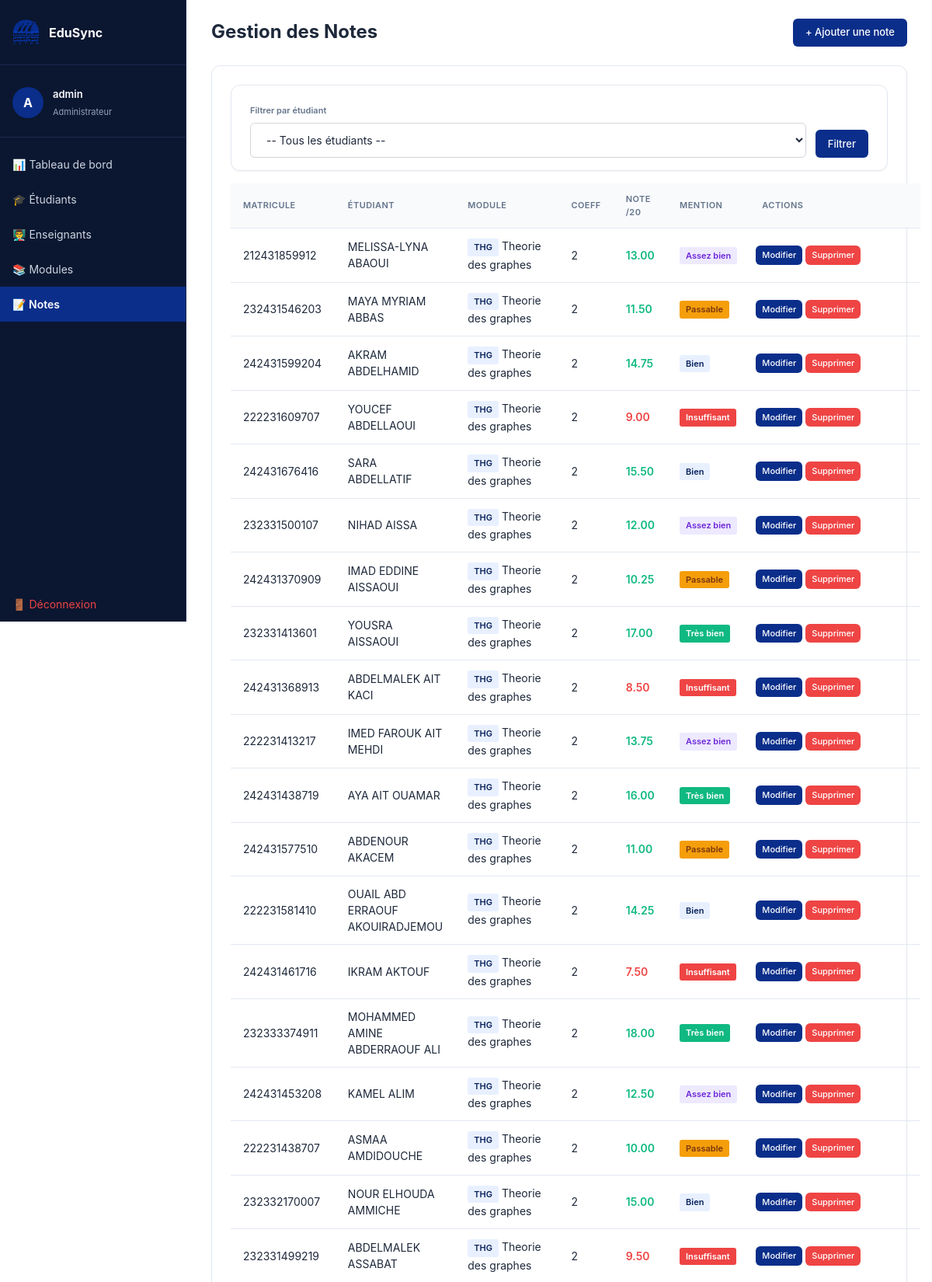
/admin/notes.php (signed in, upper part), run on the app's committed database.
### tables this page shows
CREATE TABLE IF NOT EXISTS notes (
    id          INT AUTO_INCREMENT PRIMARY KEY,
    student_id  INT NOT NULL,
    module_id   INT NOT NULL,
    grade       DECIMAL(4,2) NOT NULL CHECK (grade >= 0 AND grade <= 20),
    academic_year VARCHAR(10) NOT NULL DEFAULT '2025/2026',
UNIQUE KEY uq_note (student_id, module_id, academic_year),
    FOREIGN KEY (student_id) REFERENCES students(id)
        ON DELETE CASCADE,
    FOREIGN KEY (module_id)  REFERENCES modules(id)
        ON DELETE CASCADE
);

CREATE TABLE IF NOT EXISTS students (
    id          INT AUTO_INCREMENT PRIMARY KEY,
    last_name             VARCHAR(80)  NOT NULL,
    first_name            VARCHAR(80)  NOT NULL,
    email                 VARCHAR(120) NOT NULL UNIQUE,
    profile_image         VARCHAR(255) DEFAULT NULL,
    student_number        VARCHAR(20)  NOT NULL UNIQUE,
    birth_date            DATE,
    password_hash         VARCHAR(255) NOT NULL,
    must_change_password  TINYINT(1)   NOT NULL DEFAULT 1,
    last_login            DATETIME DEFAULT NULL,
    last_activity         DATETIME DEFAULT NULL,
    is_active             TINYINT(1)   NOT NULL DEFAULT 1,
    created_at            TIMESTAMP    DEFAULT CURRENT_TIMESTAMP
);

CREATE TABLE IF NOT EXISTS modules (
    id          INT AUTO_INCREMENT PRIMARY KEY,
    code          VARCHAR(20) NOT NULL UNIQUE,
    title       VARCHAR(150) NOT NULL,
    coefficient   INT NOT NULL DEFAULT 1,
    teacher_id  INT NOT NULL,         
    FOREIGN KEY (teacher_id) REFERENCES teachers(id)
        ON DELETE CASCADE
);

### admin/notes.php (the view, shortened to what this page needs)
<?php
require_once '../config/db.php';
$filter_student = (int) ($_GET['student_id'] ?? 0);
if ($filter_student) {
    $stmt = $pdo->prepare("
        SELECT n.id, n.grade,
               s.first_name, s.last_name, s.student_number,
               m.title AS module_name, m.code, m.coefficient
        FROM notes n
        JOIN students s ON n.student_id = s.id
        JOIN modules  m ON n.module_id  = m.id
        WHERE n.student_id = ?
        ORDER BY m.code ASC
    ");
    $stmt->execute([$filter_student]);
} else {
    $stmt = $pdo->query("
        SELECT n.id, n.grade,
               s.first_name, s.last_name, s.student_number,
               m.title AS module_name, m.code, m.coefficient
        FROM notes n
        JOIN students s ON n.student_id = s.id
        JOIN modules  m ON n.module_id  = m.id
        ORDER BY s.last_name ASC, m.code ASC
    ");
}
$notes = $stmt->fetchAll();
require_once '../includes/header.php';
?>
<div class="page-header">
    <h1>Gestion des Notes</h1>
    <a href="add_note.php" class="btn btn-primary">+ Ajouter une note</a>
</div>
<div class="card">
    <div class="card-toolbar card">
        <form method="GET" action="" class="filter-form">
            <div class="form-group">
                <label>Filtrer par étudiant</label>
                <select name="student_id">
                    <option value="">-- Tous les étudiants --</option>
                </select>
            </div>
            <button type="submit" class="btn btn-primary">Filtrer</button>
        </form>
    </div>
    <table>
        <thead>
            <tr>
                <th>Matricule</th>
                <th>Étudiant</th>
                <th>Module</th>
                <th>Coeff</th>
                <th>Note /20</th>
                <th>Mention</th>
                <th>Actions</th>
            </tr>
        </thead>
        <tbody>
        <?php if (empty($notes)): ?>
            <tr>
                <td colspan="8" class="empty-state">
                    Aucune note trouvée.
                </td>
            </tr>
        <?php else: ?>
            <?php foreach ($notes as $n): ?>
            <tr>
                <td ><?= htmlspecialchars($n['student_number']) ?></td>
                <td><?= htmlspecialchars($n['first_name'] . ' ' . $n['last_name']) ?></td>
                <td>
                    <span class="badge blue"><?= htmlspecialchars($n['code']) ?></span>
                    <?= htmlspecialchars($n['module_name']) ?>
                </td>
                <td><?= htmlspecialchars($n['coefficient']) ?></td>
                <td>
                    <strong class="<?= $n['grade'] >= 10 ? 'grade-pass' : 'grade-fail' ?>">
                        <?= htmlspecialchars($n['grade']) ?>
                    </strong>
                </td>
                <td><?= mention($n['grade']) ?></td>
                <td>
                    <a href="edit_note.php?id=<?= $n['id'] ?>"
                       class="btn btn-primary">Modifier</a>
                    <a href="notes.php?delete=<?= $n['id'] ?><?= $filter_student ? '&student_id='.$filter_student : '' ?>"
                       class="btn btn-danger"
                       onclick="return confirm('Supprimer cette note ?')">Supprimer</a>
                </td>
            </tr>
            <?php endforeach; ?>
        <?php endif; ?>
        </tbody>
    </table>
</div>
<?php
function mention($grade) {
    if ($grade >= 16) return '<span class="badge green mention mention-excellent">Très bien</span>';
    if ($grade >= 14) return '<span class="badge blue mention mention-very-good">Bien</span>';
    if ($grade >= 12) return '<span class="badge purple mention mention-good">Assez bien</span>';
    if ($grade >= 10) return '<span class="badge amber mention mention-satisfactory">Passable</span>';
    return '<span class="badge red mention mention-failed">Insuffisant</span>';
}
?>
<?php require_once '../includes/footer.php'; ?>

### assets/css/colors.css (style rules this page uses)
:root { --primary: #3b82f6; --primary-light: #eff6ff; --success: #10b981; --success-dark: #166534; --success-light: #16a34a; --danger: #ef4444; --danger-dark: #991b1b; --warning: #f59e0b; --warning-light: #fbbf24; --info: #06b6d4; --dark: #0f172a; --gray-100: #f1f5f9; --gray-200: #e2e8f0; --gray-300: #cbd5e1; --gray-400: #94a3b8; --gray-500: #64748b; --gray-600: #475569; --light: #f8fafc; --online: #10b981; --offline: #cbd5e1; --offline-text: #475569; --never: #94a3b8; }
.badge { display: inline-block; padding: 3px 8px; border-radius: 3px; font-size: 11px; font-weight: 600; text-align: center; }
.badge.green { background: var(--success); color: white; }
.badge.amber { background: var(--warning); color: #78350f; }
.badge.red { background: var(--danger); color: white; }

### assets/css/variables.css (style rules this page uses)
:root { --color-primary: #0A2E8A; --color-primary-dark: #08225a; --color-primary-light: #e8f0ff; --color-text: #1e293b; --color-text-secondary: #64748b; --color-text-tertiary: #94a3b8; --color-bg-white: #fff; --color-bg-secondary: #f8fafc; --color-bg-dark: #0f172a; --color-border: #d1d5db; --color-border-light: #e2e8f0; --color-green: #10b981; --color-green-light: #e6f7ee; --color-amber: #f59e0b; --color-amber-light: #fef3e0; --color-red: #ef4444; --color-red-light: #fee2e2; --color-purple: #8b5cf6; --color-purple-light: #ede9fe; --color-coral: #ff6b6b; --color-coral-light: #ffe0e0; --shadow-sm: 0 1px 2px rgba(0, 0, 0, 0.05); --shadow-md: 0 4px 6px rgba(0, 0, 0, 0.1); --shadow-lg: 0 10px 40px rgba(0, 0, 0, 0.2); --radius-md: 6px; --radius-lg: 12px; --font-family: -apple-system, BlinkMacSystemFont, "Segoe UI", Roboto, "Helvetica Neue", Arial, sans-serif; --font-size-xs: 11px; --font-size-sm: 12px; --font-size-base: 13px; --font-size-md: 14px; --font-size-lg: 16px; --font-size-xl: 18px; --font-size-2xl: 24px; --font-size-3xl: 28px; --spacing-xs: 4px; --spacing-sm: 8px; --spacing-md: 12px; --spacing-lg: 16px; --spacing-xl: 20px; --spacing-2xl: 24px; --spacing-3xl: 32px; --transition-fast: 0.15s ease; --transition-normal: 0.3s ease; --transition-slow: 0.6s ease; --sidebar-width: 240px; --navbar-height: 62px; --max-content-width: 1040px; }

### assets/css/global.css (style rules this page uses)
* { margin: 0; padding: 0; box-sizing: border-box; }
html { scroll-behavior: smooth; }
body { font-family: var(--font-family); font-size: var(--font-size-md); color: var(--color-text); background: var(--color-bg-white); line-height: 1.5; }
h1, h2, h3, h4, h5, h6 { font-weight: 600; line-height: 1.2; }
h1 { font-size: var(--font-size-3xl); }
a { color: inherit; text-decoration: none; transition: color var(--transition-fast); }
table { width: 100%; border-collapse: collapse; font-size: var(--font-size-md); }
thead tr { background: var(--color-bg-secondary); }
th, td { padding: var(--spacing-md) var(--spacing-lg); text-align: left; border-bottom: 1px solid var(--color-border-light); }
th { font-weight: 600; color: var(--color-text-secondary); font-size: var(--font-size-xs); text-transform: uppercase; letter-spacing: 0.04em; }

### assets/css/pages.css (style rules this page uses)
.page-header { display: flex; justify-content: space-between; align-items: center; margin-bottom: var(--spacing-2xl); }
.page-header h1 { font-size: var(--font-size-2xl); font-weight: 700; color: var(--color-text); }
table td:last-child { width: 220px; min-width: 220px; padding: var(--spacing-md) var(--spacing-sm) !important; }
table td:last-child a.btn { display: inline-block !important; float: left; margin-right: var(--spacing-xs) !important; margin-bottom: 0 !important; padding: var(--spacing-xs) var(--spacing-sm) !important; font-size: var(--font-size-xs) !important; }

### data on the page
notes: student.student_number "212431859912", student.last_name "MELISSA-LYNA ABAOUI", module.code "THG", module.title "Theorie des graphes", module.coefficient "2", grade "13.00", shows "Assez bien"
notes: student.student_number "232431546203", student.last_name "MAYA MYRIAM ABBAS", module.code "THG", module.title "Theorie des graphes", module.coefficient "2", grade "11.50", shows "Passable"
notes: student.student_number "242431599204", student.last_name "AKRAM ABDELHAMID", module.code "THG", module.title "Theorie des graphes", module.coefficient "2", grade "14.75", shows "Bien"
notes: student.student_number "222231609707", student.last_name "YOUCEF ABDELLAOUI", module.code "THG", module.title "Theorie des graphes", module.coefficient "2", grade "9.00"
notes: student.student_number "242431676416", student.last_name "SARA ABDELLATIF", module.code "THG", module.title "Theorie des graphes", module.coefficient "2", grade "15.50", shows "Bien"
notes: student.student_number "232331500107", student.last_name "NIHAD AISSA", module.code "THG", module.title "Theorie des graphes", module.coefficient "2", grade "12.00", shows "Assez bien"
notes: student.student_number "242431370909", student.last_name "IMAD EDDINE AISSAOUI", module.code "THG", module.title "Theorie des graphes", module.coefficient "2", grade "10.25", shows "Passable"
notes: student.student_number "232331413601", student.last_name "YOUSRA AISSAOUI", module.code "THG", module.title "Theorie des graphes", module.coefficient "2", grade "17.00", shows "Très bien"
notes: student.student_number "242431368913", student.last_name "ABDELMALEK AIT KACI", module.code "THG", module.title "Theorie des graphes", module.coefficient "2", grade "8.50"
notes: student.student_number "222231413217", student.last_name "IMED FAROUK AIT MEHDI", module.code "THG", module.title "Theorie des graphes", module.coefficient "2", grade "13.75", shows "Assez bien"
notes: student.student_number "242431438719", student.last_name "AYA AIT OUAMAR", module.code "THG", module.title "Theorie des graphes", module.coefficient "2", grade "16.00", shows "Très bien"
notes: student.student_number "242431577510", student.last_name "ABDENOUR AKACEM", module.code "THG", module.title "Theorie des graphes", module.coefficient "2", grade "11.00", shows "Passable"
notes: student.student_number "222231581410", student.last_name "OUAIL ABD ERRAOUF AKOUIRADJEMOU", module.code "THG", module.title "Theorie des graphes", module.coefficient "2", grade "14.25", shows "Bien"
notes: student.student_number "242431461716", student.last_name "IKRAM AKTOUF", module.code "THG", module.title "Theorie des graphes", module.coefficient "2", grade "7.50"
notes: student.student_number "232333374911", student.last_name "MOHAMMED AMINE ABDERRAOUF ALI", module.code "THG", module.title "Theorie des graphes", module.coefficient "2", grade "18.00", shows "Très bien"
notes: student.student_number "242431453208", student.last_name "KAMEL ALIM", module.code "THG", module.title "Theorie des graphes", module.coefficient "2", grade "12.50", shows "Assez bien"
notes: student.student_number "222231438707", student.last_name "ASMAA AMDIDOUCHE", module.code "THG", module.title "Theorie des graphes", module.coefficient "2", grade "10.00", shows "Passable"
notes: student.student_number "232332170007", student.last_name "NOUR ELHOUDA AMMICHE", module.code "THG", module.title "Theorie des graphes", module.coefficient "2", grade "15.00", shows "Bien"
notes: student.student_number "232331499219", student.last_name "ABDELMALEK ASSABAT", module.code "THG", module.title "Theorie des graphes", module.coefficient "2", grade "9.50"

### other printed values
substr($_SESSION['user_name'], 0, 1) "A"
$_SESSION['user_name'] "admin"
